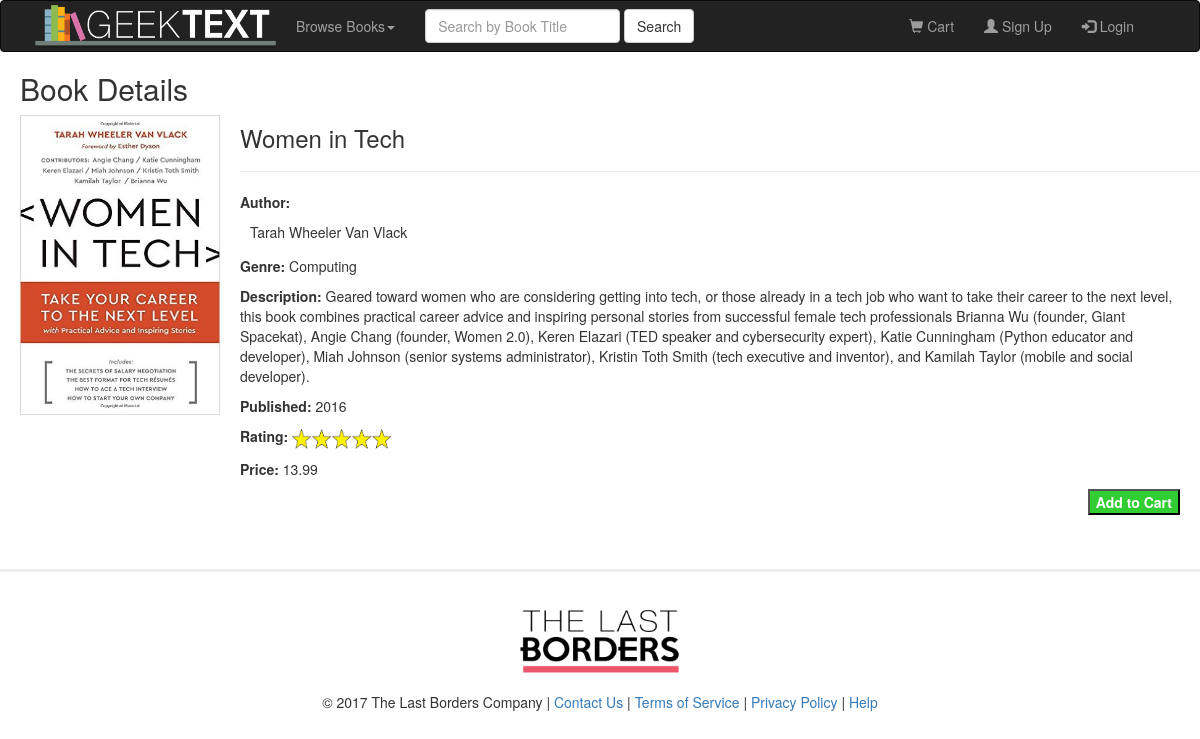
/book_details.php?bookid=12, run on the app's committed database.
### tables this page shows
CREATE TABLE `books` (
  `id` int(11) NOT NULL,
  `title` varchar(50) NOT NULL,
  `description` varchar(750) NOT NULL,
  `genre` varchar(15) NOT NULL,
  `rating` float NOT NULL,
  `price` varchar(6) NOT NULL,
  `published_year` varchar(4) NOT NULL,
  `author` varchar(30) NOT NULL
);

### book_details.php (the view, shortened to what this page needs)
<html lang="en">
<head>
</head>
<body>
<?php
	include("header.php");
	$link = mysqli_connect("localhost", "root", "", "geek_text");
	$id = mysqli_real_escape_string($link, $_REQUEST['bookid']);
	$sql = "SELECT * FROM books WHERE id = $id";
	$result = mysqli_query($link, $sql);
	$row=mysqli_fetch_array($result);
	echo'<h2 style="margin-left: 20;">Book Details</h2>';
	echo'<p style="float: left;"><img src="images/'. $row["id"] .'.png" height="300px" width="200px" border="1px" hspace="20"></a></p>
		<h3>'. $row["title"] .'</h3>
		<hr>
		<p>
			<b>Author: </b>
			<form action="book_authors.php" method="get">
			<button style="background:none; border:none; padding:0; margin-left:10px;" type="submit" value="'. $row["author"] .'" name="author" >'. $row["author"] .'</button>
			</form>
		</p>
		<p style="margin-left: 240px"><b>Genre: </b>'. $row["genre"] .'</p>
		<p style="margin-left: 240px; margin-right:20px;"><b>Description: </b>'. $row["description"] .'</p>
		<p style="margin-left: 240px"><b>Published: </b>'. $row["published_year"] .'</p>
		<p style="margin-left: 240px"><b>Rating: </b>';
		if ( $row['rating'] <= '1' ) {
			echo'<img src="ratings/1.png" style="width:100px; height:20px;">';
		}
		elseif ($row['rating']>'1' && $row['rating']<='1.5') {
			echo'<img src="ratings/1-5.png" style="width:100px; height:20px;">';
		}
		elseif ($row['rating']>'1.5' && $row['rating']<='2') {
			echo'<img src="ratings/2.png" style="width:100px; height:20px;">';
		}
		elseif ($row['rating']>'2' && $row['rating']<='2.5') {
			echo'<img src="ratings/2-5.png" style="width:100px; height:20px;">';
		}
		elseif ($row['rating']>'2.5' && $row['rating']<='3') {
			echo'<img src="ratings/3.png" style="width:100px; height:20px;">';
		}
		elseif ($row['rating']>'3' && $row['rating']<='3.5') {
			echo'<img src="ratings/3-5.png" style="width:100px; height:20px;">';
		}
		elseif ($row['rating']>'3.5' && $row['rating']<='4') {
			echo'<img src="ratings/4.png" style="width:100px; height:20px;">';
		}
		elseif ($row['rating']>'4' && $row['rating']<='4.5') {
			echo'<img src="ratings/4-5.png" style="width:100px; height:20px;">';
		}
		elseif ($row['rating']>'4.5') {
			echo'<img src="ratings/5.png" style="width:100px; height:20px;">';
		}
		echo'</p>
		<p style="margin-left: 240px"><b>Price: </b>'. $row["price"] .'</p>
		<p style="float:right; margin-right:20px;"><button style="background-color:limegreen; color:white;"><strong>Add to Cart</strong></button></p>';
	include("footer.php");
?>
</body>
</html>

### data on the page
books: title "Women in Tech", author "Tarah Wheeler Van Vlack", genre "Computing", description "Geared toward women who are considering getting into tech, or those already in a tech job who want to take their career to the next level, this book combines practical career advice and inspiring personal stories from successful female tech professionals Brianna Wu (founder, Giant Spacekat), Angie Chang (founder, Women 2.0), Keren Elazari (TED speaker and cybersecurity expert), Katie Cunningham (Python educator and developer), Miah Johnson (senior systems administrator), Kristin Toth Smith (tech executive and inventor), and Kamilah Taylor (mobile and social developer).", published_year "2016", price "13.99"
